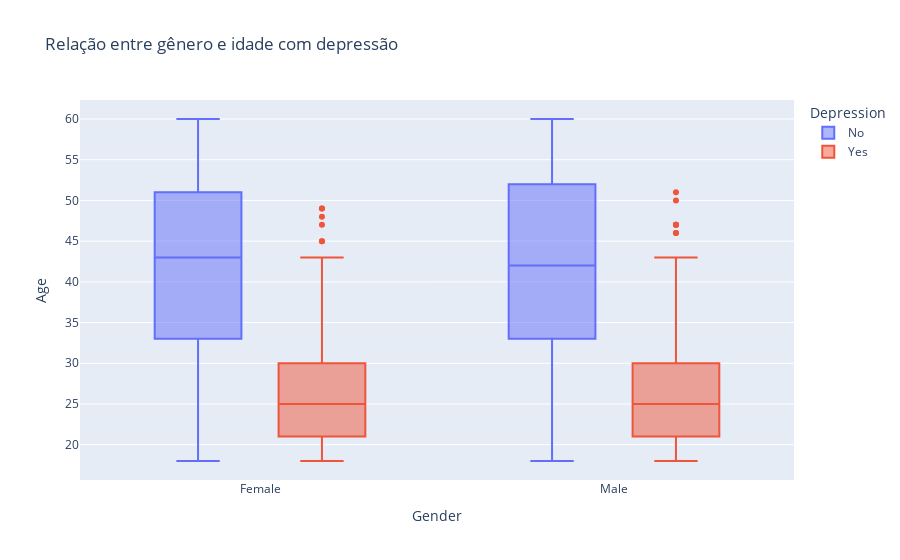

Notebook code for this chart:
### Code cell
px.box(df, x="Gender", y="Age", color="Depression", title="Relação entre gênero e idade com depressão")

### Figure 1 — Plotly figure (JSON) as saved in the notebook; plotly's stock layout.template omitted (floating-point values rounded to 4 significant figures; data arrays with more than 128 entries replaced by an {"elided": "..."} marker saying what was removed)
{"data": [{"alignmentgroup": "True", "hovertemplate": "Depression=No<br>Gender=%{x}<br>Age=%{y}<extra></extra>", "legendgroup": "No", "marker": {"color": "#636efa"}, "name": "No", "notched": false, "offsetgroup": "No", "orientation": "v", "showlegend": true, "type": "box", "x": {"elided": "2101 str values"}, "x0": " ", "xaxis": "x", "y": {"elided": "2101 int values"}, "y0": " ", "yaxis": "y"}, {"alignmentgroup": "True", "hovertemplate": "Depression=Yes<br>Gender=%{x}<br>Age=%{y}<extra></extra>", "legendgroup": "Yes", "marker": {"color": "#EF553B"}, "name": "Yes", "notched": false, "offsetgroup": "Yes", "orientation": "v", "showlegend": true, "type": "box", "x": {"elided": "455 str values"}, "x0": " ", "xaxis": "x", "y": {"elided": "455 int values"}, "y0": " ", "yaxis": "y"}], "layout": {"boxmode": "group", "legend": {"title": {"text": "Depression"}, "tracegroupgap": 0}, "title": {"text": "Relação entre gênero e idade com depressão"}, "xaxis": {"anchor": "y", "domain": [0, 1], "title": {"text": "Gender"}}, "yaxis": {"anchor": "x", "domain": [0, 1], "title": {"text": "Age"}}}}
